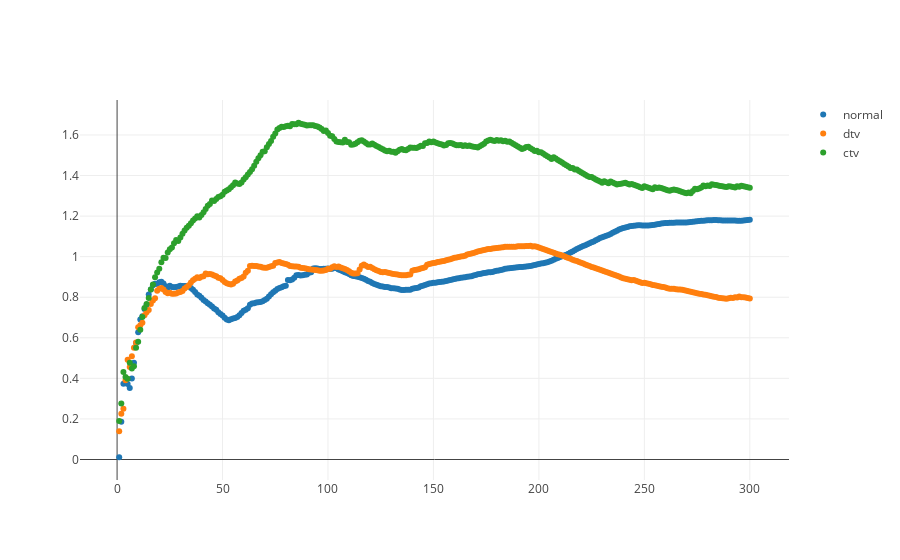

Notebook cell for this chart:
### Code cell
trials = study_rbf_ctv.trials
trial_values_ctv = [- trial.value for trial in trials]
#trial_values_normal = np.loadtxt('./results/syn_bogunovic_gp.csv', delimiter=',')
#trial_values_dtv = np.loadtxt('./results/syn_bogunovic_gp_dtv.csv', delimiter=',')
np.savetxt('./results/syn_bogunovic_gp_ctv.csv', trial_values, delimiter=',')

assert len(trial_values) == len(best_values)

def calc_avg_cum_regrets(trial_values, best_values):
    cum_regret = 0.
    avg_cum_regrets = []
    for t, (best_value, trial_value) in enumerate(zip(best_values, trial_values)):
        cum_regret += best_value - trial_value
        avg_cum_regrets.append(cum_regret / (t + 1))
    return avg_cum_regrets

avg_cum_regrets_normal = calc_avg_cum_regrets(trial_values_normal, best_values)
avg_cum_regrets_dtv = calc_avg_cum_regrets(trial_values_dtv, best_values)
avg_cum_regrets_ctv = calc_avg_cum_regrets(trial_values_ctv, best_values)

data = [
    go.Scatter(x=np.arange(len(avg_cum_regrets_normal)) + 1, y=avg_cum_regrets_normal, mode='markers', name='normal'),
    go.Scatter(x=np.arange(len(avg_cum_regrets_dtv)) + 1, y=avg_cum_regrets_dtv, mode='markers', name='dtv'),
    go.Scatter(x=np.arange(len(avg_cum_regrets_ctv)) + 1, y=avg_cum_regrets_ctv, mode='markers', name='ctv')
]
iplot(data, filename='syn_bogunovic_rbf_ctv')

### Figure 1 — Plotly figure (JSON) as saved in the notebook; plotly's stock layout.template omitted (floating-point values rounded to 4 significant figures; data arrays with more than 128 entries replaced by an {"elided": "..."} marker saying what was removed)
{"data": [{"mode": "markers", "name": "normal", "type": "scatter", "uid": "4d215690-5038-4c9d-8f1d-f7a38261afc8", "x": {"elided": "300 int values"}, "y": {"elided": "300 float values"}}, {"mode": "markers", "name": "dtv", "type": "scatter", "uid": "e0d10cef-b273-49c3-af81-681b280ac1e4", "x": {"elided": "300 int values"}, "y": {"elided": "300 float values"}}, {"mode": "markers", "name": "ctv", "type": "scatter", "uid": "8b699a1f-8474-47e7-912b-b81c55c44f99", "x": {"elided": "300 int values"}, "y": {"elided": "300 float values"}}], "layout": {}}
